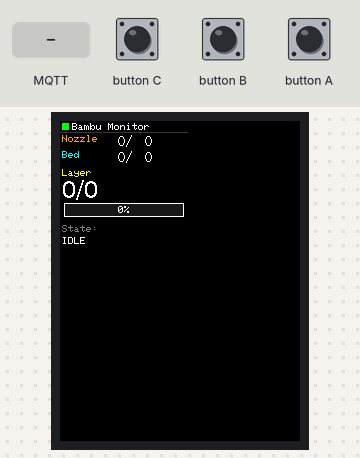
The sketch below on a simulated ESP32-S3. On the bench: 240×320 colour display. The test bench sets the inputs (shaded band). WiFi joins after 1.5 s; servers stay silent unless stated; no MQTT or app messages arrive unless stated; what the sketch prints to the serial monitor is not drawn.

Above: at 3.0 s.
3.1 s: MQTT message "on" arrives on the first subscribed topic
Timing chart, 0 to 6.1 s (numbered marks = the images above; inputs shaded):
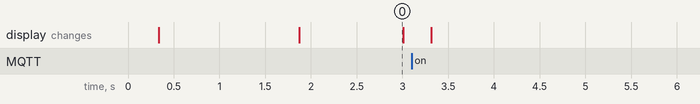

The sketch:

AtomS3R_BambuMonitor.ino
```cpp
/*
  AtomS3R Bambu Lab Printer Monitor (LAN MQTT)
  ----------------------------------------------
  Target  : M5Stack AtomS3R (ESP32-S3-PICO-1-N8R8 / 128x128 IPS)
  IDE     : Arduino IDE 2.x  (Board: "ESP32S3 Dev Module" or "M5Stack-AtomS3")
  Libs    : M5Unified, PubSubClient, ArduinoJson, WiFi, WiFiClientSecure

  Display : Nozzle Temp / Bed Temp / Layer (cur/total) / Progress Bar / "Bambu" mark
  Source  : Bambu local MQTT broker  mqtts://<PRINTER_IP>:8883
            user: bblp / pass: <Access Code>  (Settings -> LAN Only)
            Topic: device/<SERIAL>/report

  Notes
  - Enable "LAN Only Mode" or at least keep the printer reachable on LAN.
  - Access Code resets on every printer reboot (Bambu spec).
  - For X1 series: full status object every push.
    For P1/A1 series: only changed fields are pushed; we cache last values.
*/

#include <M5Unified.h>
#include <WiFi.h>
#include <WiFiClientSecure.h>
#include <PubSubClient.h>
#include <ArduinoJson.h>

// =================== USER CONFIG =====================================
const char* WIFI_SSID     = "----------";
const char* WIFI_PASSWORD = "----------";

const char* PRINTER_IP    = "----------";        // Bambu printer LAN IP
const char* PRINTER_SERIAL= "----------";    // SN (Bambu Studio -> Device)
const char* ACCESS_CODE   = "----------";            // 8-digit LAN access code
// =====================================================================

// MQTT
const uint16_t MQTT_PORT = 8883;
char  MQTT_TOPIC_REPORT[96];
char  MQTT_TOPIC_REQUEST[96];

WiFiClientSecure netClient;
PubSubClient     mqtt(netClient);

// Cached status (P1/A1 push only deltas)
struct Status {
  float nozzle = 0.0f, nozzleTgt = 0.0f;
  float bed    = 0.0f, bedTgt    = 0.0f;
  int   layer  = 0,    totalLayer= 0;
  int   percent= 0;
  String gstate = "IDLE";
  uint32_t lastUpdate = 0;
} st;

bool needsRedraw = true;

// ---------- Display layout (128 x 128) -------------------------------
// 0..10   : header "Bambu"
// 12..44  : nozzle / bed temp block
// 46..78  : layer info (big)
// 80..98  : progress bar
// 100..127: footer (state)

static void drawHeader() {
  M5.Display.fillRect(0, 0, 128, 11, TFT_BLACK);
  // Green Bambu accent square + text logo (text only - no trademark image)
  M5.Display.fillRect(2, 2, 7, 7, 0x07E0);     // green dot
  M5.Display.setTextDatum(top_left);
  M5.Display.setFont(&fonts::Font0);
  M5.Display.setTextColor(TFT_WHITE, TFT_BLACK);
  M5.Display.setCursor(12, 2);
  M5.Display.print("Bambu Monitor");
  M5.Display.drawFastHLine(0, 11, 128, 0x39C7); // separator
}

static void drawTemps() {
  M5.Display.fillRect(0, 12, 128, 32, TFT_BLACK);
  M5.Display.setFont(&fonts::Font0);
  M5.Display.setTextColor(0xFD20, TFT_BLACK);  // orange
  M5.Display.setCursor(2, 14);
  M5.Display.print("Nozzle");
  M5.Display.setTextColor(0x07FF, TFT_BLACK);  // cyan
  M5.Display.setCursor(2, 30);
  M5.Display.print("Bed   ");

  // Values (right aligned-ish), use a slightly larger font
  M5.Display.setFont(&fonts::Font2);
  M5.Display.setTextColor(TFT_WHITE, TFT_BLACK);

  char buf[24];
  snprintf(buf, sizeof(buf), "%3d/%3d", (int)st.nozzle, (int)st.nozzleTgt);
  M5.Display.setCursor(46, 12);
  M5.Display.print(buf);

  snprintf(buf, sizeof(buf), "%3d/%3d", (int)st.bed, (int)st.bedTgt);
  M5.Display.setCursor(46, 28);
  M5.Display.print(buf);
}

static void drawLayer() {
  M5.Display.fillRect(0, 46, 128, 32, TFT_BLACK);
  M5.Display.setFont(&fonts::Font0);
  M5.Display.setTextColor(0xFFE0, TFT_BLACK); // yellow
  M5.Display.setCursor(2, 48);
  M5.Display.print("Layer");

  // Big layer counter
  M5.Display.setFont(&fonts::Font4);
  M5.Display.setTextColor(TFT_WHITE, TFT_BLACK);
  char buf[24];
  snprintf(buf, sizeof(buf), "%d/%d", st.layer, st.totalLayer);
  M5.Display.setCursor(2, 58);
  M5.Display.print(buf);
}

static void drawProgress() {
  // Bar at y=82, height 14, padding 4
  const int x = 4, y = 82, w = 120, h = 14;
  M5.Display.drawRect(x, y, w, h, TFT_WHITE);
  M5.Display.fillRect(x + 1, y + 1, w - 2, h - 2, 0x18C3); // dark gray fill
  int fillW = (w - 2) * st.percent / 100;
  if (fillW > 0) {
    M5.Display.fillRect(x + 1, y + 1, fillW, h - 2, 0x07E0); // green
  }
  // Percent text overlaid
  char buf[8];
  snprintf(buf, sizeof(buf), "%d%%", st.percent);
  M5.Display.setFont(&fonts::Font0);
  M5.Display.setTextDatum(middle_center);
  M5.Display.setTextColor(TFT_WHITE);
  M5.Display.drawString(buf, 64, y + h / 2);
  M5.Display.setTextDatum(top_left);
}

static void drawFooter(const char* msg) {
  M5.Display.fillRect(0, 100, 128, 28, TFT_BLACK);
  M5.Display.setFont(&fonts::Font0);
  M5.Display.setTextColor(0x8410, TFT_BLACK);
  M5.Display.setCursor(2, 104);
  M5.Display.print("State:");
  M5.Display.setTextColor(TFT_WHITE, TFT_BLACK);
  M5.Display.setCursor(2, 116);
  M5.Display.print(msg);
}

static void redrawAll() {
  drawHeader();
  drawTemps();
  drawLayer();
  drawProgress();
  drawFooter(st.gstate.c_str());
}

// ---------- MQTT message parsing -------------------------------------
static void onMqttMessage(char* topic, byte* payload, unsigned int len) {
  // Bambu reports can be 5-30 KB. Use PSRAM-backed JsonDocument.
  // ArduinoJson v7: JsonDocument auto-allocates from heap (uses PSRAM if enabled).
  JsonDocument doc;
  DeserializationError err = deserializeJson(doc, payload, len);
  if (err) {
    Serial.printf("JSON err: %s\n", err.c_str());
    return;
  }

  JsonObject p = doc["print"].as<JsonObject>();
  if (p.isNull()) return;

  bool changed = false;

  if (p["nozzle_temper"].is<float>())        { st.nozzle    = p["nozzle_temper"];        changed = true; }
  if (p["nozzle_target_temper"].is<float>()) { st.nozzleTgt = p["nozzle_target_temper"]; changed = true; }
  if (p["bed_temper"].is<float>())           { st.bed       = p["bed_temper"];           changed = true; }
  if (p["bed_target_temper"].is<float>())    { st.bedTgt    = p["bed_target_temper"];    changed = true; }
  if (p["layer_num"].is<int>())              { st.layer     = p["layer_num"];            changed = true; }
  if (p["total_layer_num"].is<int>())        { st.totalLayer= p["total_layer_num"];      changed = true; }
  if (p["mc_percent"].is<int>())             { st.percent   = p["mc_percent"];           changed = true; }
  if (p["gcode_state"].is<const char*>())    { st.gstate    = (const char*)p["gcode_state"]; changed = true; }

  if (changed) {
    st.lastUpdate = millis();
    needsRedraw = true;
  }
}

// Request a full pushall (useful for P1/A1 to fill cache after reconnect).
static void requestPushAll() {
  StaticJsonDocument<128> req;
  JsonObject pushing = req["pushing"].to<JsonObject>();
  pushing["sequence_id"] = "0";
  pushing["command"]     = "pushall";
  char out[160];
  size_t n = serializeJson(req, out, sizeof(out));
  mqtt.publish(MQTT_TOPIC_REQUEST, (uint8_t*)out, n);
}

static bool mqttConnect() {
  Serial.print("MQTT connect...");
  // Bambu uses self-signed cert -> skip verification (standard practice).
  netClient.setInsecure();
  netClient.setTimeout(15);

  mqtt.setServer(PRINTER_IP, MQTT_PORT);
  mqtt.setBufferSize(40 * 1024);   // Bambu full report can exceed 16 KB
  mqtt.setKeepAlive(30);
  mqtt.setCallback(onMqttMessage);

  String clientId = "AtomS3R-" + String((uint32_t)ESP.getEfuseMac(), HEX);
  if (mqtt.connect(clientId.c_str(), "bblp", ACCESS_CODE)) {
    Serial.println("OK");
    mqtt.subscribe(MQTT_TOPIC_REPORT, 0);
    delay(200);
    requestPushAll();
    return true;
  }
  Serial.printf("fail rc=%d\n", mqtt.state());
  return false;
}

// ---------- Setup / Loop ---------------------------------------------
void setup() {
  auto cfg = M5.config();
  M5.begin(cfg);
  M5.Display.setRotation(0);
  M5.Display.setBrightness(160);
  M5.Display.fillScreen(TFT_BLACK);

  Serial.begin(115200);
  delay(100);

  // Build topics
  snprintf(MQTT_TOPIC_REPORT,  sizeof(MQTT_TOPIC_REPORT),  "device/%s/report",  PRINTER_SERIAL);
  snprintf(MQTT_TOPIC_REQUEST, sizeof(MQTT_TOPIC_REQUEST), "device/%s/request", PRINTER_SERIAL);

  // Splash
  drawHeader();
  drawFooter("WiFi connecting");

  WiFi.mode(WIFI_STA);
  WiFi.begin(WIFI_SSID, WIFI_PASSWORD);
  uint32_t t0 = millis();
  while (WiFi.status() != WL_CONNECTED && millis() - t0 < 20000) {
    delay(250);
  }
  if (WiFi.status() != WL_CONNECTED) {
    drawFooter("WiFi FAIL");
    return;
  }
  drawFooter("MQTT connecting");
}

void loop() {
  M5.update();

  if (WiFi.status() != WL_CONNECTED) {
    delay(500);
    return;
  }

  if (!mqtt.connected()) {
    static uint32_t lastTry = 0;
    if (millis() - lastTry > 3000) {
      lastTry = millis();
      drawFooter("MQTT connecting");
      if (mqttConnect()) {
        needsRedraw = true;
      } else {
        drawFooter("MQTT retry...");
      }
    }
  } else {
    mqtt.loop();
  }

  if (needsRedraw) {
    needsRedraw = false;
    redrawAll();
  }

  // Stale detection: if no update for >60s, mark as offline
  if (st.lastUpdate && millis() - st.lastUpdate > 60000) {
    drawFooter("No data >60s");
    st.lastUpdate = 0;
  }

  // Button: short press -> request pushall (refresh)
  if (M5.BtnA.wasClicked() && mqtt.connected()) {
    requestPushAll();
  }

  delay(10);
}
```

Measured:
- what the display in image 0 shows lasts 1.1 s, from 1.9 s to 3.0 s
